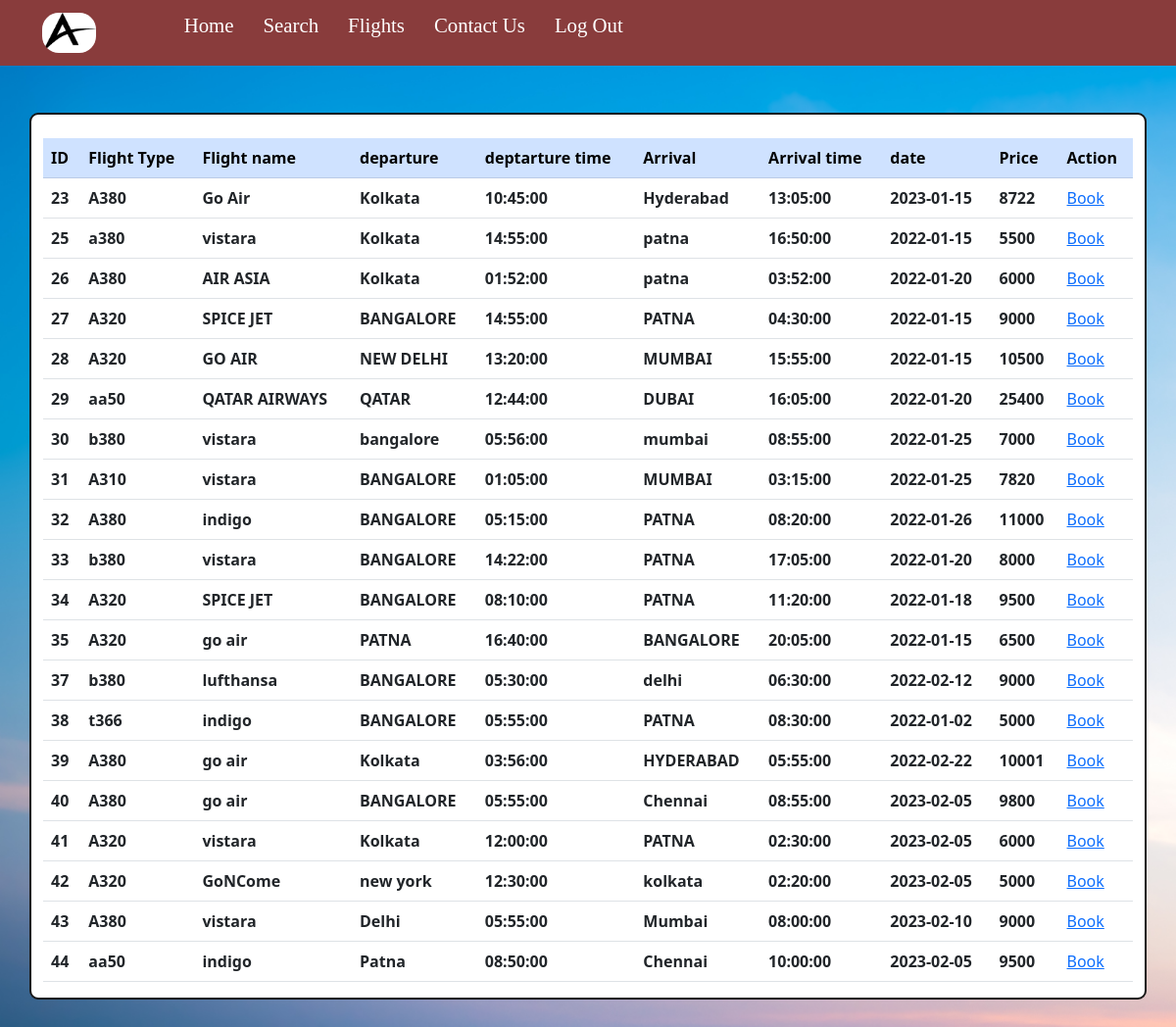
The app's page /viewflight.php with its own data.
### tables this page shows
CREATE TABLE `flights` (
  `id` int(100) NOT NULL,
  `flightid` varchar(255) NOT NULL,
  `flightname` varchar(255) NOT NULL,
  `departure` varchar(255) NOT NULL,
  `dept_time` time NOT NULL,
  `arrival` varchar(255) NOT NULL,
  `arrival_time` time NOT NULL,
  `date` date NOT NULL,
  `price` varchar(20) NOT NULL
);

### viewflight.php (the view, shortened to what this page needs)
<!DOCTYPE html>
<html lang="en">
<head>
    <link href="https://cdn.jsdelivr.net/npm/bootstrap@5.2.3/dist/css/bootstrap.min.css" rel="stylesheet">
    <link rel="stylesheet" href="style3.css">
</head>
<body>
<nav id="navbar">
        <div id="logo">
            <img src="img/zabhi2.jpg" alt="">
        </div>
        <ul>
            <li class="item"><a href="home.php">Home</a></li>
            <li class="item"><a href="search.php">Search</a></li>
            <li class="item"><a href="viewflight.php">Flights</a></li>
            <li class="item"><a href="contact.php">Contact Us</a></li>
            <li class="item"><a href="logout.php">Log Out</a></li>
        </ul>
        <br>
    </nav>
    <br>
    <br>
    <div class="container">
        <br>
    <table class="table table-hover text-centre">
        <thead class="table-primary">
            <tr>
                <th scope="col">ID</th>
                <th scope="col">Flight Type</th>
                <th scope="col">Flight name</th>
                <th scope="col">departure</th>
                <th scope="col">deptarture time</th>
                <th scope="col">Arrival</th>
                <th scope="col">Arrival time</th>
                <th scope="col">date</th>
                <th scope="col">Price</th>
                <th scope="col">Action</th>
            </tr>
        </thead>
        <tbody>
            <?php
                include "db_conn.php";
                $sql= "SELECT * FROM `flights`";
                $result=mysqli_query($conn, $sql);
                while($row = mysqli_fetch_assoc($result)){
                    ?>
                    <tr>
                        <th><?php echo  $row['id'] ?></th>
                        <th><?php echo  $row['flightid'] ?></th>
                        <th><?php echo  $row['flightname'] ?></th>
                        <th><?php echo  $row['departure'] ?></th>
                        <th><?php echo  $row['dept_time']?></th>
                        <th><?php echo  $row['arrival'] ?></th>
                        <th><?php echo  $row['arrival_time'] ?></th>
                        <th><?php echo  $row['date'] ?></th>
                        <th><?php echo  $row['price'] ?></th>
                        <td>
                            <a href="customer_details.php"> Book </a>
                        </td>
                    </tr>
                    <?php
                }
                ?>
        </tbody>
    </table>
    </div>
    <br><br><br><br><br>
</body>
</html>

### style3.css (style rules this page uses)
body { margin: 0; padding: 0; background: url('img/zbg3.jpg'); background-size:cover; background-repeat: no-repeat; }
#navbar { display: flex; align-items: center; position: relative; top: 0px; }
#navbar::before { content: ""; background-color: rgb(137 60 60); position: absolute; top:0px; left:0px; height: 100%; width:100%; z-index: -1; }
#logo { margin: 1px 35px; }
#logo img { height: 45px; margin: 3px 6px; border: 2px solid rgb(137 60 60); border-radius: 19px; }
#navbar ul { display: flex; font-family: 'Baloo Bhai', cursive; }
#navbar ul li { list-style: none; font-size: 1.3rem; }
#navbar ul li a { color: white; display: block; padding: 10px 15px; border-radius: 20px; text-decoration: none; }
.container { background-color: white; border: 2px solid rgb(23, 22, 22); border-radius: 9px; }

### records on screen
flights: id "23", flightid "A380", flightname "Go Air", departure "Kolkata", dept_time "10:45:00", arrival "Hyderabad", arrival_time "13:05:00", date "2023-01-15", price "8722"
flights: id "25", flightid "a380", flightname "vistara", departure "Kolkata", dept_time "14:55:00", arrival "patna", arrival_time "16:50:00", date "2022-01-15", price "5500"
flights: id "26", flightid "A380", flightname "AIR ASIA", departure "Kolkata", dept_time "01:52:00", arrival "patna", arrival_time "03:52:00", date "2022-01-20", price "6000"
flights: id "27", flightid "A320", flightname "SPICE JET", departure "BANGALORE", dept_time "14:55:00", arrival "PATNA", arrival_time "04:30:00", date "2022-01-15", price "9000"
flights: id "28", flightid "A320", flightname "GO AIR", departure "NEW DELHI", dept_time "13:20:00", arrival "MUMBAI", arrival_time "15:55:00", date "2022-01-15", price "10500"
flights: id "29", flightid "aa50", flightname "QATAR AIRWAYS", departure "QATAR", dept_time "12:44:00", arrival "DUBAI", arrival_time "16:05:00", date "2022-01-20", price "25400"
flights: id "30", flightid "b380", flightname "vistara", departure "bangalore", dept_time "05:56:00", arrival "mumbai", arrival_time "08:55:00", date "2022-01-25", price "7000"
flights: id "31", flightid "A310", flightname "vistara", departure "BANGALORE", dept_time "01:05:00", arrival "MUMBAI", arrival_time "03:15:00", date "2022-01-25", price "7820"
flights: id "32", flightid "A380", flightname "indigo", departure "BANGALORE", dept_time "05:15:00", arrival "PATNA", arrival_time "08:20:00", date "2022-01-26", price "11000"
flights: id "33", flightid "b380", flightname "vistara", departure "BANGALORE", dept_time "14:22:00", arrival "PATNA", arrival_time "17:05:00", date "2022-01-20", price "8000"
flights: id "34", flightid "A320", flightname "SPICE JET", departure "BANGALORE", dept_time "08:10:00", arrival "PATNA", arrival_time "11:20:00", date "2022-01-18", price "9500"
flights: id "35", flightid "A320", flightname "go air", departure "PATNA", dept_time "16:40:00", arrival "BANGALORE", arrival_time "20:05:00", date "2022-01-15", price "6500"
flights: id "37", flightid "b380", flightname "lufthansa", departure "BANGALORE", dept_time "05:30:00", arrival "delhi", arrival_time "06:30:00", date "2022-02-12", price "9000"
flights: id "38", flightid "t366", flightname "indigo", departure "BANGALORE", dept_time "05:55:00", arrival "PATNA", arrival_time "08:30:00", date "2022-01-02", price "5000"
flights: id "39", flightid "A380", flightname "go air", departure "Kolkata", dept_time "03:56:00", arrival "HYDERABAD", arrival_time "05:55:00", date "2022-02-22", price "10001"
flights: id "40", flightid "A380", flightname "go air", departure "BANGALORE", dept_time "05:55:00", arrival "Chennai", arrival_time "08:55:00", date "2023-02-05", price "9800"
flights: id "41", flightid "A320", flightname "vistara", departure "Kolkata", dept_time "12:00:00", arrival "PATNA", arrival_time "02:30:00", date "2023-02-05", price "6000"
flights: id "42", flightid "A320", flightname "GoNCome", departure "new york", dept_time "12:30:00", arrival "kolkata", arrival_time "02:20:00", date "2023-02-05", price "5000"
flights: id "43", flightid "A380", flightname "vistara", departure "Delhi", dept_time "05:55:00", arrival "Mumbai", arrival_time "08:00:00", date "2023-02-10", price "9000"
flights: id "44", flightid "aa50", flightname "indigo", departure "Patna", dept_time "08:50:00", arrival "Chennai", arrival_time "10:00:00", date "2023-02-05", price "9500"
